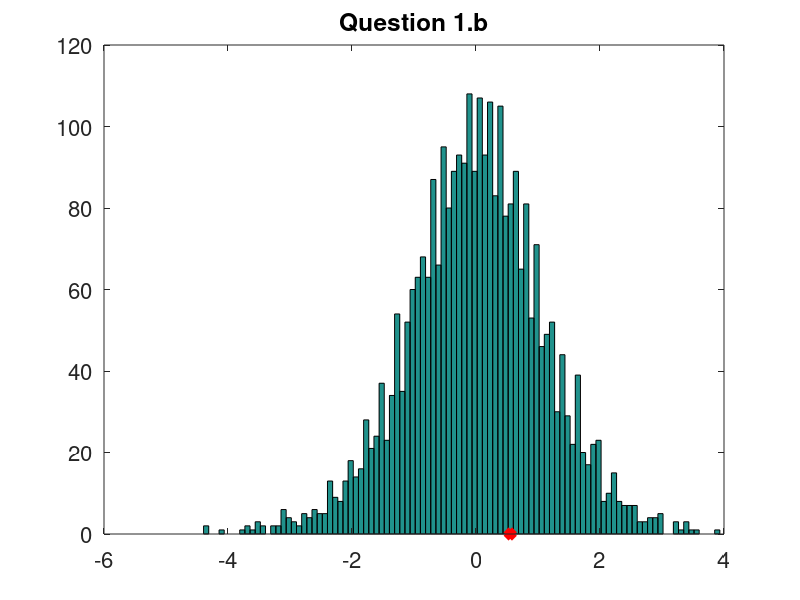
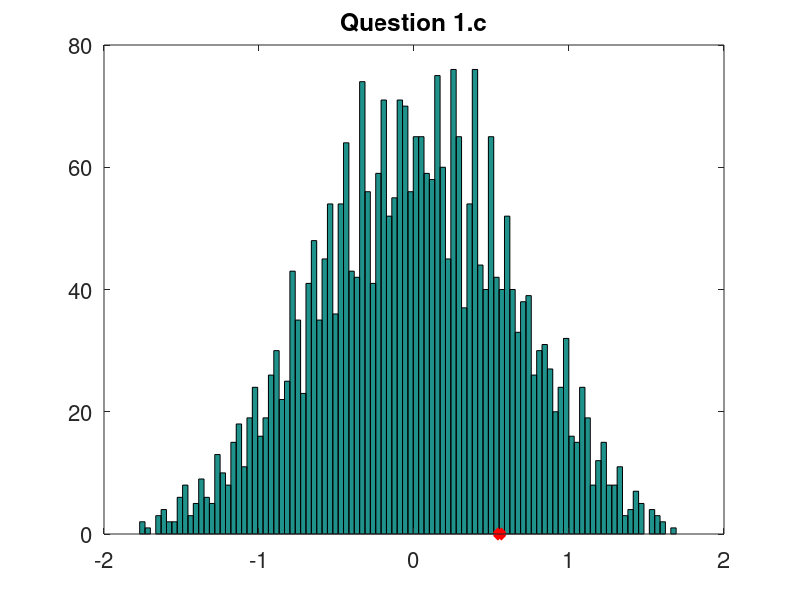
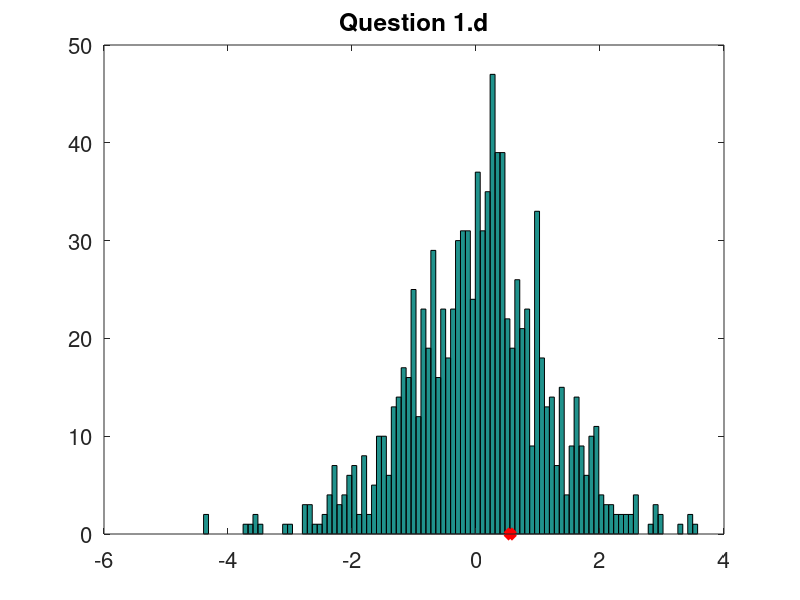
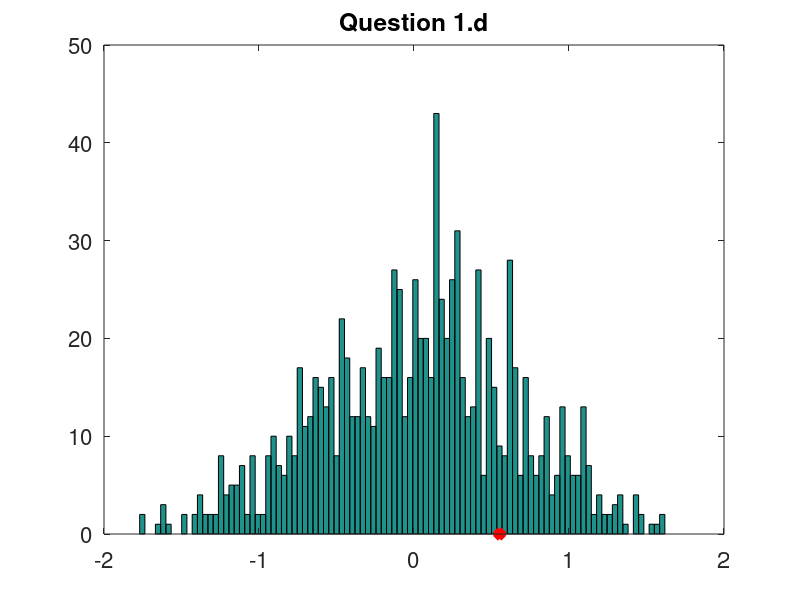

Source code (MATLAB) for these figures, in order: (Note: this script raises an error after producing the figures.)
clear all; close all;
rng(1);
%%PART 1
%% Question 1.a

Set1 = 1 + randn(50,1);
M1 = mean(Set1); S1 = std(Set1);
Set2 = 1.25 + randn(50,1);
M2 = mean(Set2); S2 = std(Set2);

%% Question 1.b

[h, pval, ci, stats] = ttest2(Set1,Set2);

%% Question 1.c

% i
X = [ [ones(50,1), zeros(50,1)]; [zeros(50,1), ones(50,1)] ];

%X2 = [Set1 ; Set2];
%Y = [ ones(50,1) ; zeros(50,1) ];
Y = [Set1; Set2];
% ii
checkRank = rank(X);


% iii 

beta = inv(X'*X) * X' * Y;

Yhat = X*beta;

% iv
error = Y - Yhat;

sigmasq = (norm(error))^2 / (length(Y) - 2);

% v

cos_angle = ( acos( error'* Yhat ) / ( norm(error) + norm(Yhat) ) / pi ) * 180;

% vi
covMat = sigmasq * inv(X'*X);

% vii
C = [1, -1];

% viii

t2 = (C * beta) / sqrt((C * covMat * C'));

%% Question 1.d
% adding a constant
X = [ones(length(X),1) , X];
oldX = X;
%check the rank again
CheckRank2 = rank(X);
% compute beta
beta2 = pinv(X'*X) * X' * Y;
% estimate the Y value with the beta
Yhat2 = X * beta2;
% the error vector
error2 = Y - Yhat2;
% total error
sigmasq2 = (error2' * error2) / (length(error2) - 2);
% covariance matrix
covMat2 = sigmasq2 * pinv(X'*X);
% confidence vector
C2 = [0, 1, -1];
% ttest
t22 = (C2 * beta2) ./ sqrt(C2 * covMat2 * C2');
%% Question 1.e

% We remove X2
X = X(:,1:2);
%CheckRank3 = rank(X);
% estimate new beta
beta3 = pinv(X'*X) * X' * Y;
% the new Yhat
Yhat3 = X * beta3;
% and epsilon
error3 = Y - Yhat3;
% the total error
sigmasq3 = (error3' * error3) / (length(error3) - 1);
% covariance matrix
covMat3 = sigmasq3 * pinv(X'*X);
% hypothesis
C3 = [0, 1];
% ttest
t23 = (C3 * beta3) / (C3 * covMat3 * C3');


%% Question 2.a
[h2, p2, ci2, stats2] = ttest(Set1, Set2);

%% Question 2.b
X = oldX;
X = X(:,1:2);
X = [X, [eye(50); eye(50)]]; %, [zeros(50); eye(50)]];

% i
Checkrank3 = rank(X);

% ii 
%C222 = [0, 1, 0];
C222 = [0, 1, zeros(1,50)]; % , -ones(1, 50)];
%
beta222 = pinv(X'*X) * X' * Y;
Yhat222 = X*beta222;
error222 = Y - Yhat222;
sigmasq222 = (norm(error222))^2 / (length(Y) - 51);
covMat222 = sigmasq222 * pinv(X'*X);

% iii
t222 = (C222 * beta222) ./ sqrt(C222 * covMat222 * C222');

%% Part 2 
%% Question 1.a
clear all

% question a
Set1 = randn(6,1);
Set2 = randn(8,1) * 1.25;

[h, p, ci, stats] = ttest2(Set1,Set2);

%% Question 1.b
% i
D = [Set1; Set2];

% ii 
C1 = combnk(D, 6);
for i=1:length(C1)
    C2(i,:) = setdiff(D',C1(i,:));
end

for i=1:length(C1)
    [~,~,~,STATS] = ttest2(C1(i,:), C2(i,:));
    t(i) = STATS.tstat;
end

figure;
hist(t,100)
hold on
plot(stats.tstat,0, 'x', 'Color', 'r','LineWidth',5);
title('Question 1.b');
set(gca, 'FontSize',16);
hold off


PVALUE = nnz(stats.tstat < t) / length(t);


%% Question 1.c

tstat2 = mean(Set1) - mean(Set2);

for i=1:length(C1)
    t2(i) = mean(C1(i,:)) - mean(C2(i,:));
end

figure;
hist(t2,100);
hold on
plot(stats.tstat,0, 'x', 'Color', 'r','LineWidth',5);
set(gca, 'FontSize',16);
title('Question 1.c');
hold off
PVALUE2 = nnz(tstat2 < t2) / length(t2);


%% Question 1.d

for i=1:1000
    I1 = randperm(14);
    Dn = D(I1);
    C3 = Dn(1:6);
    C4 = Dn(7:end);
    BIGCHECK(i,:)= [C3', C4'];
    t4(i) = mean(C3) - mean(C4);
    [~,~,~,STATS2] = ttest2(C3,C4);
    t3(i) = STATS2.tstat;
end
check = size(unique(BIGCHECK,'rows'),1);
duplicates = 1000 - check;
figure;
hist(t3,100)
hold on
plot(stats.tstat,0, 'x', 'Color', 'r','LineWidth',5);
set(gca, 'FontSize',16);
title('Question 1.d');
hold off

figure;
hist(t4,100);
hold on
plot(stats.tstat,0, 'x', 'Color', 'r','LineWidth',5);
set(gca, 'FontSize',16);
title('Question 1.d');
hold off
PVALUE3 = nnz(stats.tstat < t3) / 1000;
PVALUE4 = nnz(tstat2 < t4) / 1000;

 
%% Question 2
addpath('glm');
CPA = (4:11);
PPA = [3, 6, 9, 10, 13, 14, 15, 16];
n = 0;

for i=CPA
    n = n + 1;
    fid = fopen(['CPA',num2str(i),'_diffeo_fa.img'], 'r', 'l');
    datas = fread(fid, 'float'); % 16-bit floating point
    dataCPA(:,:,:,n) = reshape(datas, [40 40 40]); % dimension 40x40x40
end
n = 0;
for j=PPA
    n = n+1;
    fid = fopen(['PPA',num2str(j),'_diffeo_fa.img'], 'r', 'l');
    datas = fread(fid, 'float'); % 16-bit floating point
    dataPPA(:,:,:,n) = reshape(datas, [40 40 40]); % dimension 40x40x40
end
fid2 = fopen('wm_mask.img', 'r', 'l');
data2 = fread(fid2, 'float'); % 16-bit floating point
mask = reshape(data2, [40 40 40]); % dimension 40x40x40





%[d1, d2, d3] = ind2sub( size(dataCPA) ,find(mask ~= 0) );

I = find(mask ~= 0);

X = [ones(8,1), zeros(8,1);...
    zeros(8,1), ones(8,1)];

INVXX = pinv(X'*X) * X';
INVX = pinv(X'* X);

DATA = cat(4,dataCPA,dataPPA);
for i=1:16
    data = DATA(:,:,:,i);
    Y(i,:) = data(I);
end

beta = INVXX * Y;
Yhat = X * beta;

% calulating the error:
error = bsxfun(@minus, Y, Yhat);
%    error = P * Y;
error = bsxfun(@power, error, 2);
error = sum(error);
error = sqrt(error);
error = bsxfun(@power, error, 2);
error = error./14;
denominator = sqrt(error * 0.1250 * 2);
numerator = bsxfun(@minus, beta(1,:), beta(2,:));
t_test_a = numerator ./ denominator;

TRUEmax = max(t_test_a);



%% find all permutations
clear  Y C covMat sigmasq Yhat beta voxCPA voxPPA

subjects = (1:16);

CPAcomb = combnk(subjects,8);

for i=1:length(CPAcomb)
    PPAcomb(i,:) = setdiff(subjects, CPAcomb(i,:));
end
COMBINATIONS = [CPAcomb, PPAcomb];

tic
display('start big stuffs')

% optimise calculations before loop


I = find(mask ~= 0);
%P = eye(16) - X*(X'*X)*X';
% need to be into the loop:
tic
for it = 1:length(PPAcomb)
%     if rem(it,1000) == 0;
%         fprintf('iteration number: %i\n',it);
%         toc
%     end
    newDATA = DATA(:,:,:,COMBINATIONS(it,:));
    for i=1:16
        data = newDATA(:,:,:,i);
        Y(i,:) = data(I);
    end
    
    beta = INVXX * Y;
    Yhat = X * beta;
    
    % calulating the error:
    error = bsxfun(@minus, Y, Yhat);
%    error = P * Y;
    error = bsxfun(@power, error, 2);
    error = sum(error);
    error = sqrt(error);
    error = bsxfun(@power, error, 2);
    error = error./14;
    denominator = sqrt(error * 0.1250 * 2);
    numerator = bsxfun(@minus, beta(1,:), beta(2,:));
    t_test_b = numerator ./ denominator;
    
    MAXit(it) = max(t_test_b);
    
    
end

MULTPVALUE = nnz(MAXit > TRUEmax) / it;

% get the p-value = 0.05

ORDER = sort(MAXit);

%PVALUE05 = prctile(ORDER, 5);
PVALUE95 = prctile(ORDER, 95);

figure;
hist(MAXit,100);
hold on
plot(TRUEmax,0, 'x', 'Color', 'r','LineWidth',5);
plot(PVALUE95,0, 'o', 'Color', 'g', 'LineWidth', 5);
set(gca, 'FontSize',16);
legend('Distributions', 'Max t-stat', 'P-05');
title('Question 2');
hold off

BINIMAGE = mask;

BINIMAGE(I) = ( (t_test_a' > PVALUE95));
TTESTIMAGE(I) = t_test_a;

CC = bwconncomp(BINIMAGE, 6);
S = regionprops(CC, 'Centroid');
for o=1:length(CC.PixelIdxList)
    Recap{o,1} = num2str(S(o).Centroid);
    Recap{o,2} = length(CC.PixelIdxList{o});
    Recap{o,3} = mean(TTESTIMAGE(CC.PixelIdxList{o}));
end
